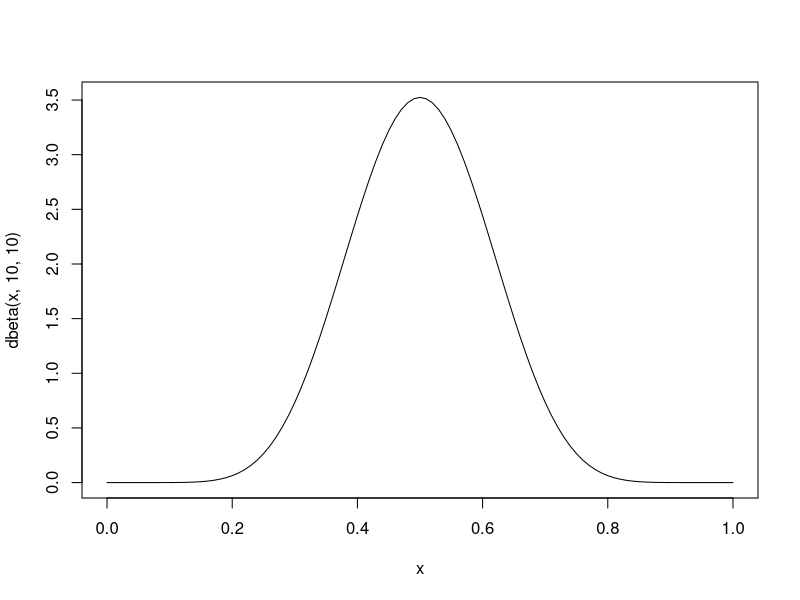
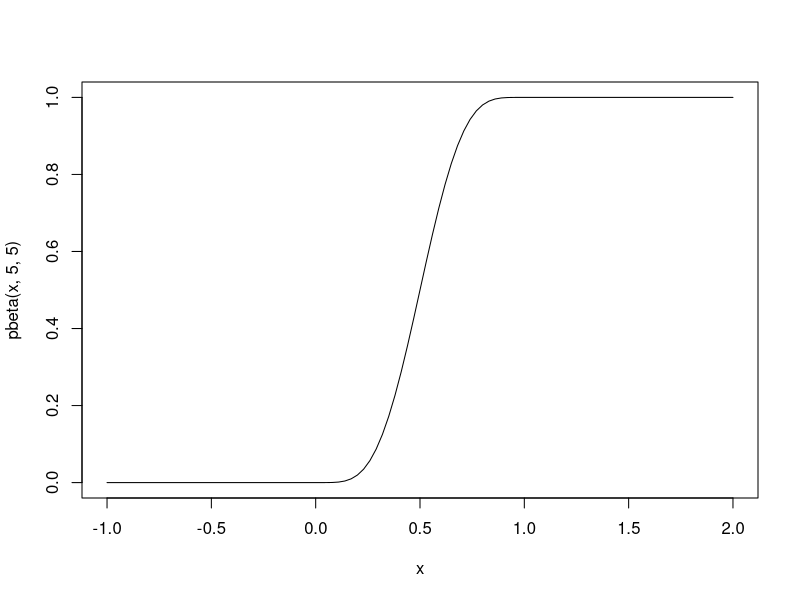
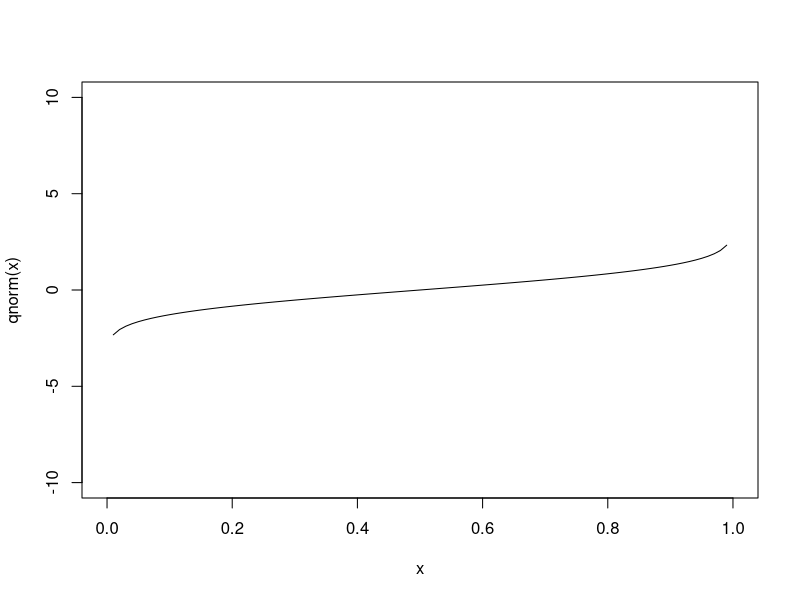
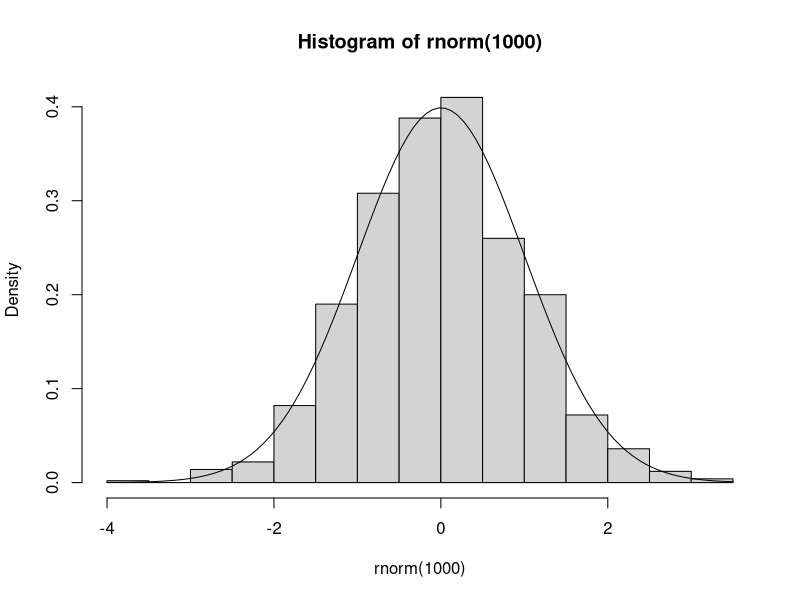
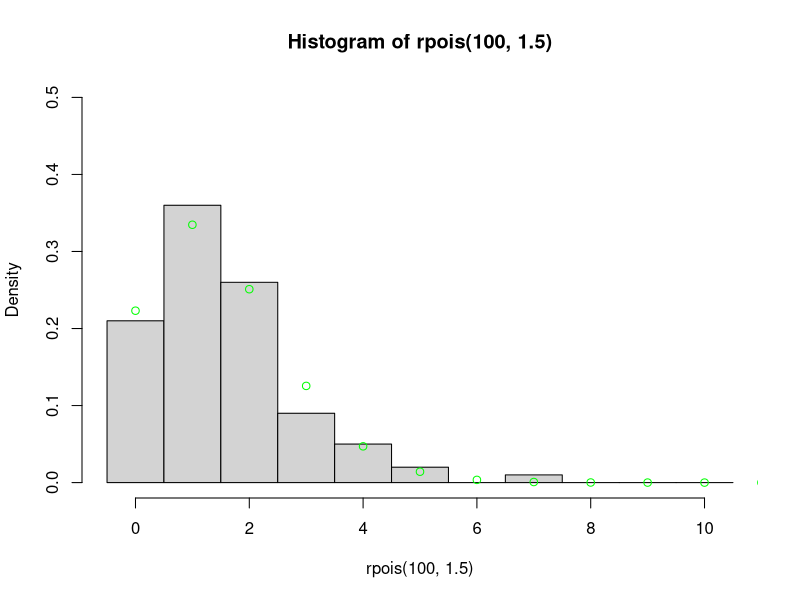
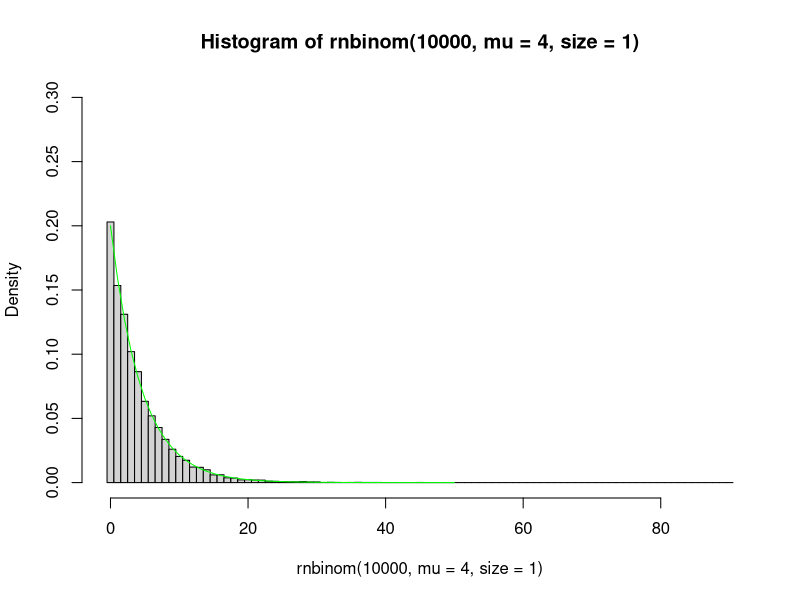

Generate these figures, in order, with R: (Note: this script raises an error after producing the figures.)
############


dbeta(0.99999999,1,1)

curve(dbeta(x,10,10),0,1)

dbeta(.6,5,5)

qbeta(1,5,5)

pbeta(.7,5,5)


curve(pbeta(x,5,5),-1,2)

qnorm(.975,0,1)

curve(qnorm(x),0,1,ylim=c(-10,10))


hist(rnorm(1000),freq = F)
curve(dnorm(x),add=T)


hist(rpois(100,1.5),breaks=seq(-0.5,10.5,1),freq=F,ylim=c(0,.5))
points(0:20,dpois(0:20,1.5),col="green")

hist(rnbinom(10000,mu=4,size=1),freq=F,breaks=seq(-0.5,90.5,1),ylim=c(0,.3))
lines(0:50,dnbinom(0:50,mu=4,size=1),col="green")

hist(rpois(1000,4),freq=F,breaks=seq(-0.5,12.5,1),add=T,border ="red",col=NA)
lines(0:13,dpois(0:13,4),col="red")


xvals=round(sample(runif(n,0,10)),2)
simlinreg <- function(xvals=xvals,n=10,b0 = 1, b1 = 0.5, sig = 1){
  yexp <- b0+b1*xvals
  yvals <- rnorm(n,yexp,sig)
  data.frame(x=xvals,y=yvals)
}

simlinreg(xvals)

reps <- lapply(1:1000, function(t) simlinreg(xvals) )

mods <- lapply(reps,function(t) lm(y~x,t) )

coefs <- lapply(mods,coef)

plot(reps[[1]])
lapply(coefs,abline,col=rgb(0.4,0.4,0.4,0.4))


######

data(mtcars)

df = mtcars[,c("disp","mpg")]

plot(mpg~disp,df)



negexp <- function(a,b,x){
  a*exp(b*x)
}

curve(negexp(35,-0.002,x),add=T)

params <- c(a=35,b=-0.002,sigma=2)
nll_full <- function(params){
  -sum(dnorm(df$mpg,negexp(params["a"],params["b"],df$disp),params["sigma"],log=T))
}
nll_full(params)

mle <- optim(params,nll_full)
bestparams <- mle$par
max_nll <- -mle$value


## develop profile likelihood confidence intervals


nll_fixsig <- function(params,sigma){
  -sum(dnorm(df$mpg,negexp(params["a"],params["b"],df$disp),sigma,log=T))
}

nll_fixa <- function(params,a){
  -sum(dnorm(df$mpg,negexp(a,params["b"],df$disp),params['sigma'],log=T))
}

nll_fixb <- function(params,b){
  -sum(dnorm(df$mpg,negexp(params["a"],b,df$disp),params['sigma'],log=T))
}

as <- seq(25,40,length=1000)
bs <- seq(-0.01,-0.0001,length=1000)
sigs <- seq(1,10,length=1000)

mls_a = sapply(as,function(t) -1*optim(params[setdiff(names(params),"a")],nll_fixa,a=t)$value )
ci_a = range(as[which(abs(mls_a-max_nll)<(qchisq(0.95,1)/2) )])
plot(as,mls_a,type="l")
abline(v=ci_a,lty=2)

mls_b = sapply(bs,function(t) -1*optim(params[setdiff(names(params),"b")],nll_fixb,b=t)$value )
ci_b = range(bs[which(abs(mls_b-max_nll)<(qchisq(0.95,1)/2) )])
plot(bs,mls_b,type="l")
abline(v=ci_b,lty=2)

mls_sig = sapply(sigs,function(t) -1*optim(params[setdiff(names(params),"sigma")],nll_fixsig,sigma=t)$value )
ci_sig = range(sigs[which(abs(mls_sig-max_nll)<(qchisq(0.95,1)/2) )])
plot(sigs,mls_sig,type="l")
abline(v=ci_sig,lty=2)



